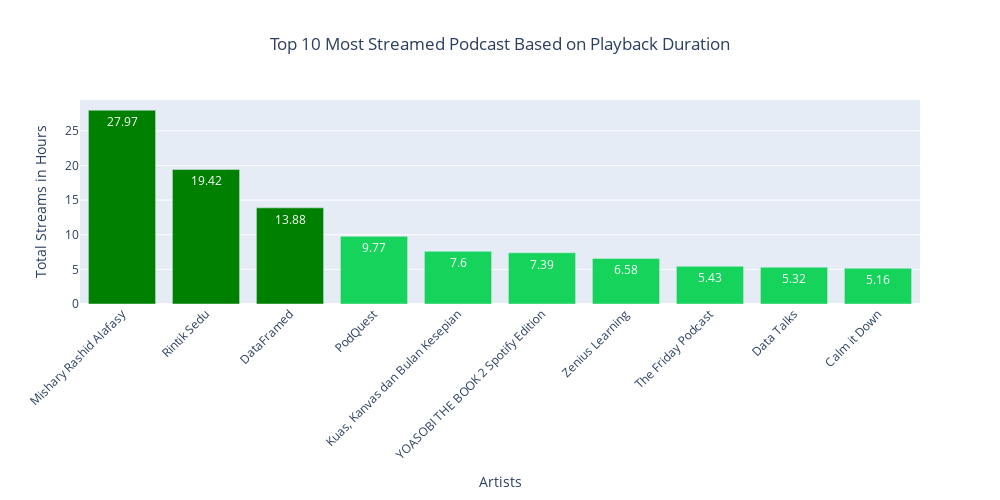

The code cell stored with this chart in its notebook:
### Code cell
# Visualize top artists
fig = px.bar(showname_playback_duration.head(10), x='episode_show_name', y='ms_played',
             labels={'episode_show_name': 'Artists', 'ms_played': 'Total Streams in Hours'},
             title='Top 10 Most Streamed Podcast Based on Playback Duration')

# Define colors using Spotify palette for top 5 tracks, green for others
color_scale = ['green' if artist in showname_playback_duration.head(3).values else '#16D35C' for artist in showname_playback_duration['episode_show_name']]

# Update colors and text labels for each bar
fig.update_traces(marker_color=color_scale,
                  text=showname_playback_duration['ms_played'].round(2), 
                  textposition='inside', 
                  textfont=dict(color='white'))

fig.update_layout(xaxis_title='Artists', 
                  yaxis_title='Total Streams in Hours', 
                  xaxis_tickangle=-45, showlegend=False, title_x=0.5,
                  width=1000, height=500)
fig.show()

### Figure 1 — Plotly figure (JSON) as saved in the notebook; plotly's stock layout.template omitted (floating-point values rounded to 4 significant figures)
{"data": [{"alignmentgroup": "True", "hovertemplate": "Artists=%{x}<br>Total Streams in Hours=%{y}<extra></extra>", "legendgroup": "", "marker": {"color": ["green", "green", "green", "#16D35C", "#16D35C", "#16D35C", "#16D35C", "#16D35C", "#16D35C", "#16D35C", "#16D35C", "#16D35C", "#16D35C", "#16D35C", "#16D35C", "#16D35C", "#16D35C", "#16D35C", "#16D35C", "#16D35C"], "pattern": {"shape": ""}}, "name": "", "offsetgroup": "", "orientation": "v", "showlegend": false, "text": [27.97, 19.42, 13.88, 9.77, 7.6, 7.39, 6.58, 5.43, 5.32, 5.16, 4.89, 4.88, 4.8, 4.66, 4.64, 4.53, 4.52, 4.39, 4.35, 3.64], "textfont": {"color": "white"}, "textposition": "inside", "type": "bar", "x": ["Mishary Rashid Alafasy", "Rintik Sedu", "DataFramed", "PodQuest", "Kuas, Kanvas dan Bulan Kesepian", "YOASOBI THE BOOK 2 Spotify Edition", "Zenius Learning", "The Friday Podcast", "Data Talks", "Calm it Down"], "xaxis": "x", "y": [27.97, 19.42, 13.88, 9.768, 7.6, 7.393, 6.584, 5.434, 5.317, 5.161], "yaxis": "y"}], "layout": {"barmode": "relative", "height": 500, "legend": {"tracegroupgap": 0}, "showlegend": false, "title": {"text": "Top 10 Most Streamed Podcast Based on Playback Duration", "x": 0.5}, "width": 1000, "xaxis": {"anchor": "y", "domain": [0, 1], "tickangle": -45, "title": {"text": "Artists"}}, "yaxis": {"anchor": "x", "domain": [0, 1], "title": {"text": "Total Streams in Hours"}}}}
